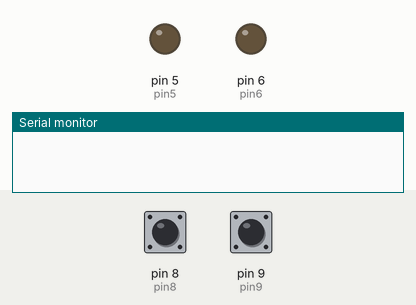
This sketch was run on a simulated Arduino Uno, built with avr-gcc and run on an emulated ATmega328P. On the bench: output pins drawn as LEDs (lit = HIGH), the last lines printed to the serial monitor. The test bench sets the inputs (shaded band); at power-on: pin 8 (pin8) HIGH, pin 9 (pin9) HIGH.

Above: at 1.2 s.
1.3 s: pin 8 (pin8) pulled LOW for 0.15 s
At 1.37 s:
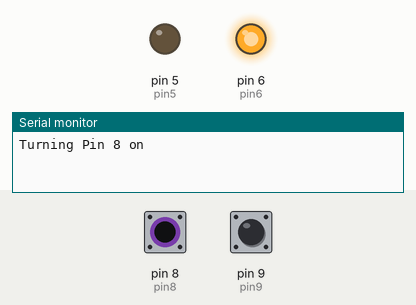
2.9 s: pin 9 (pin9) pulled LOW for 0.15 s
At 2.97 s:
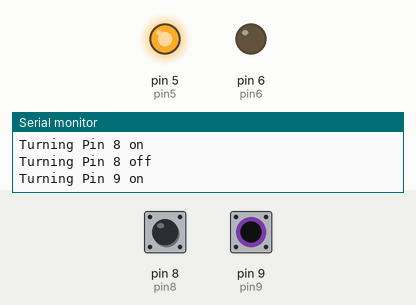
4.5 s: pin 9 (pin9) pulled LOW for 3.2 s
At 8.5 s:
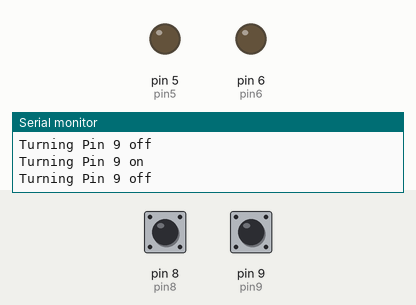
9.2 s: pin 8 (pin8) pulled LOW for 3.2 s
At 9.7 s:
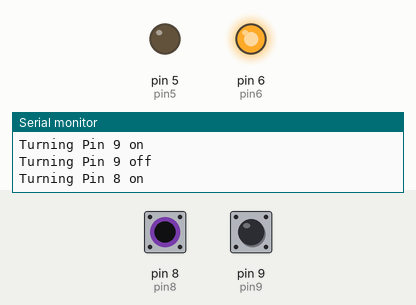
Timing chart, 0 to 13.9 s (numbered marks = the images above; inputs shaded):
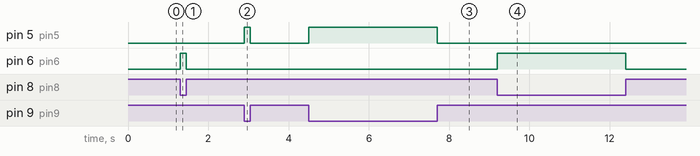

The sketch:

exercise_bike_m1.ino
```cpp
int pin5 = 5;
int pin6 = 6;
int pin8 = 8;
int pin9 = 9;

int pin8State = HIGH;
int pin9State = HIGH;
int read8 = HIGH;
int read9 = HIGH;

void setup() {
  pinMode(pin5, OUTPUT);
  pinMode(pin6, OUTPUT);
  pinMode(pin8, INPUT_PULLUP);
  pinMode(pin9, INPUT_PULLUP);

  Serial.begin(9600);
}

void loop() {
  read8 = digitalRead(pin8);
  read9 = digitalRead(pin9);

  if(read9 == LOW && pin9State != LOW) {
    pin9State = LOW;
    Serial.println("Turning Pin 9 on");
    digitalWrite(pin5, HIGH);
    digitalWrite(pin6, LOW);
  } else if(read9 == HIGH && pin9State == LOW) {
    pin9State = HIGH;
    Serial.println("Turning Pin 9 off");
    digitalWrite(pin5, LOW);
    digitalWrite(pin6, LOW);
  }

  if(read8 == LOW && pin8State != LOW) {
    pin8State = LOW;
    Serial.println("Turning Pin 8 on");
    digitalWrite(pin5, LOW);
    digitalWrite(pin6, HIGH);
  } else if(read8 == HIGH && pin8State == LOW) {
    pin8State = HIGH;
    Serial.println("Turning Pin 8 off");
    digitalWrite(pin5, LOW);
    digitalWrite(pin6, LOW);
  }
}
```

Measured:
- after the input at 1.3 s, pin 6 (pin6): LOW → HIGH at once, → LOW 0.15 s later
- after the input at 2.9 s, pin 5 (pin5): LOW → HIGH at once, → LOW 0.15 s later
- after the input at 4.5 s, pin 5 (pin5): LOW → HIGH at once, → LOW 3.2 s later
- after the input at 9.2 s, pin 6 (pin6): LOW → HIGH at once, → LOW 3.2 s later
